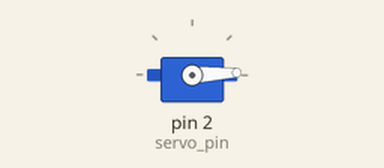
This sketch was run on a simulated Arduino Uno, built with avr-gcc and run on an emulated ATmega328P. On the bench: servo.

Above: at 0.05 s.
At 1.3 s:
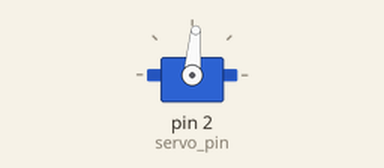
At 2.6 s:
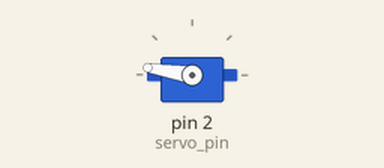
At 5.2 s:
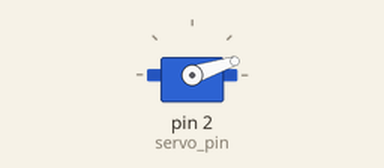
Timing chart, 0 to 7.1 s (numbered marks = the images above):
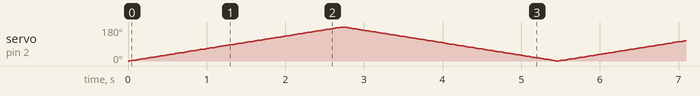

The sketch:

UNO_SERVO9G.ino
```cpp
#include <Servo.h>

Servo myservo;
int pos = 0;
int servo_pin = 2;

void setup()
{
    myservo.attach(servo_pin);
}

void loop()
{
    for(pos = 0; pos <= 180; pos++)      // goes from 0 degrees to 180 degrees
    {                                       // in steps of 1 degree
        myservo.write(pos);                 // tell servo to go to position in variable 'pos'
        delay(15);                          // waits 15ms for the servo to reach the position
    }
    for(pos = 180; pos >= 0; pos--)      // goes from 180 degrees to 0 degrees
    {
        myservo.write(pos);                 // tell servo to go to position in variable 'pos'
        delay(15);                          // waits 15ms for the servo to reach the position
    }
}
```
